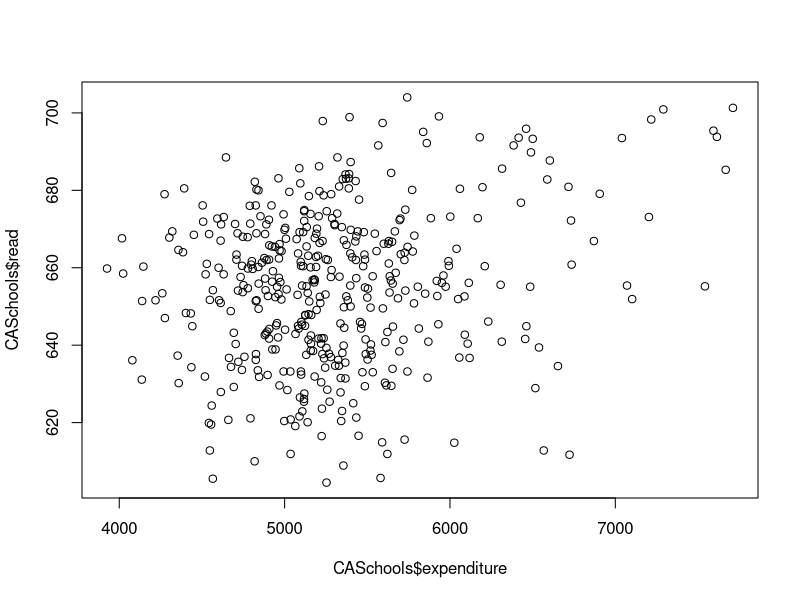
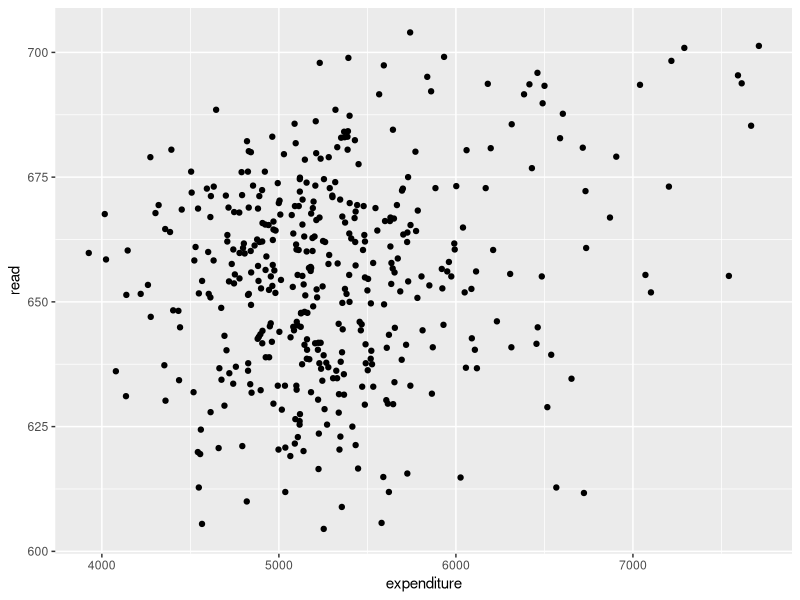
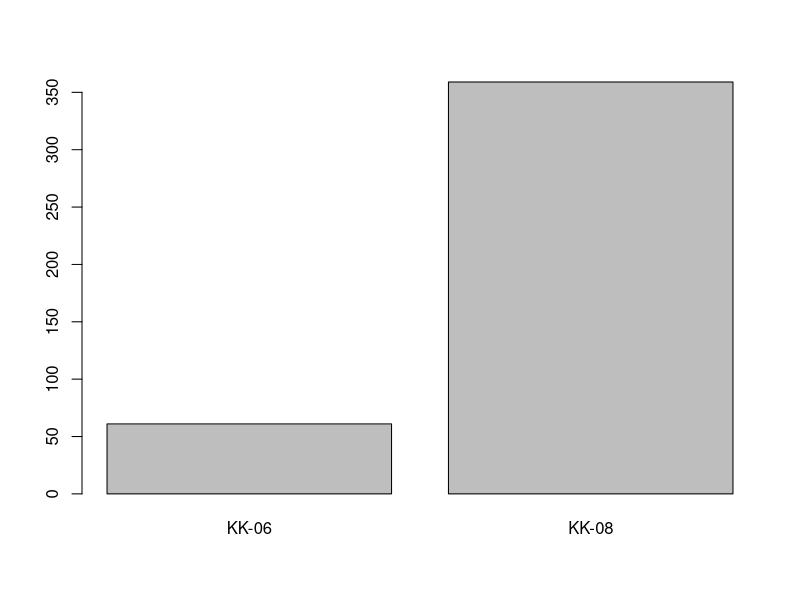
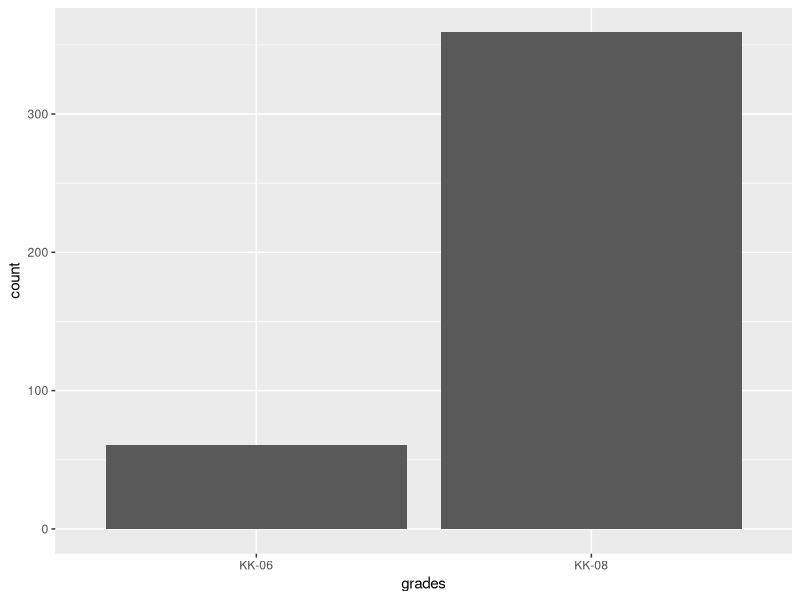
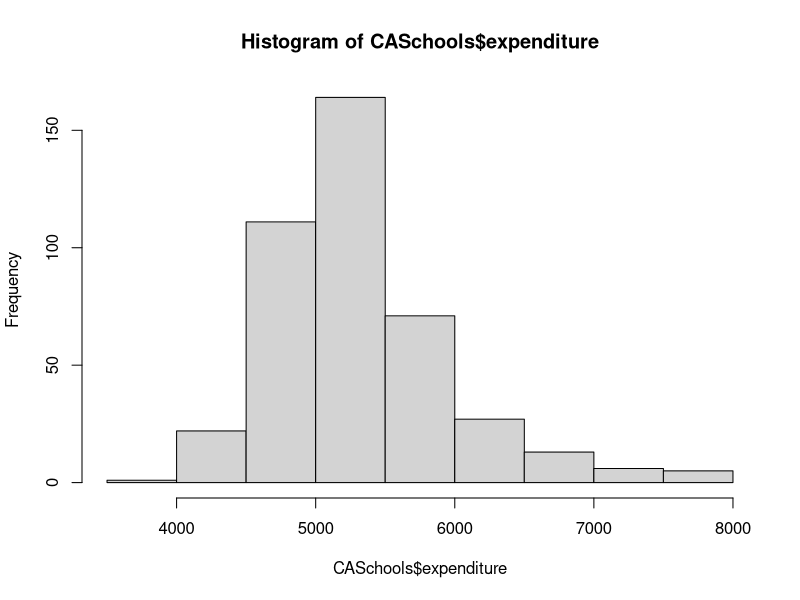
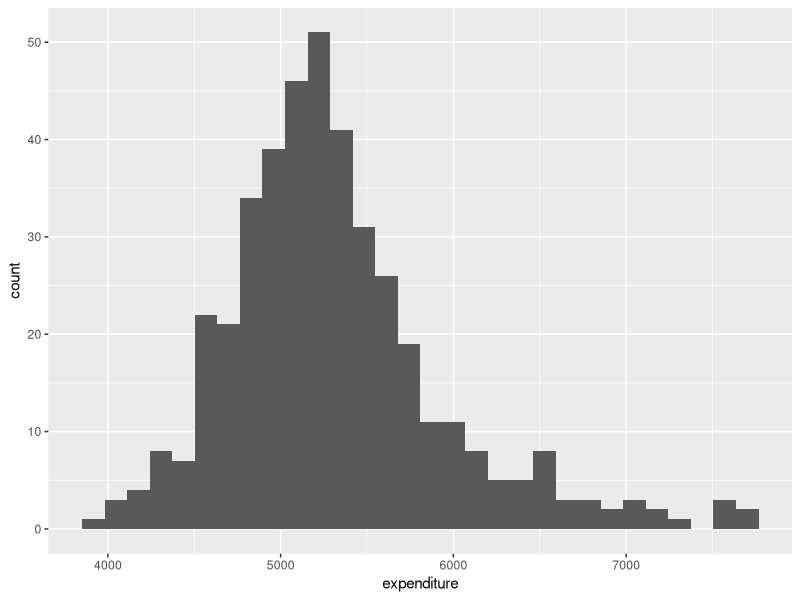
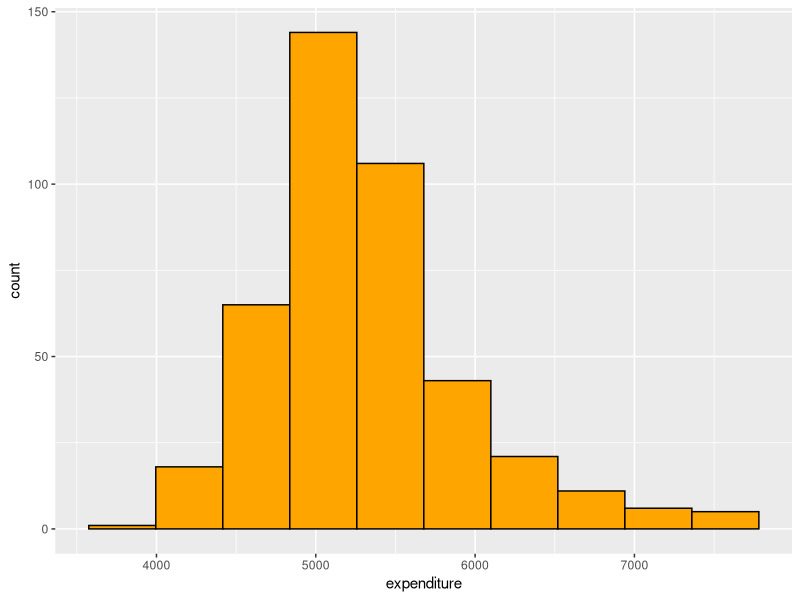
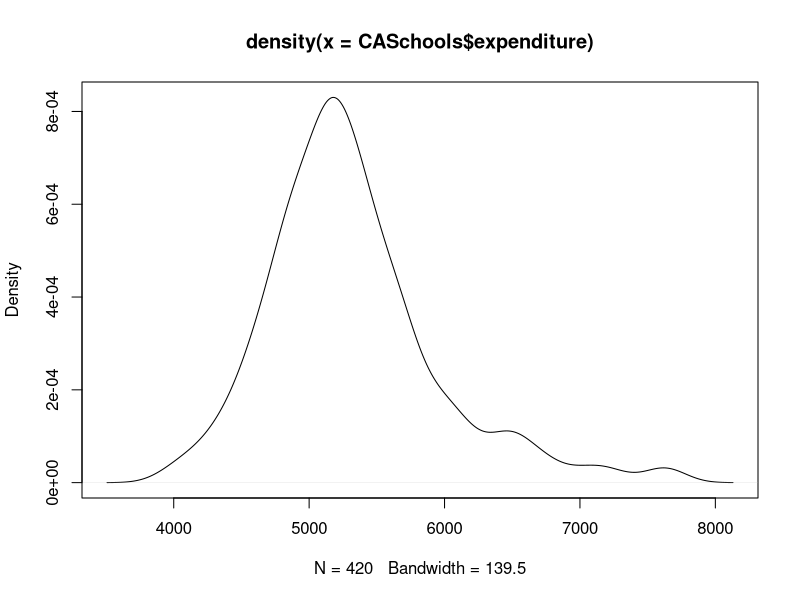

Reproduce these figures in R, in order.
## ---- chunk 1
# Executable code
3+4
## ---- chunk 2
library(ggplot2)
## ---- chunk 3
# This code block stores the values
# 10 in x and 15 in y.
# Try running this code! 
x <- 10
y <- 15
## ---- chunk 4
# Now trying adding x to y. Run your code.

# By the way, this is a comment! Anything prefaced by
# the # symbol in an R code chunk won't be treated as code.
## ---- chunk 5
library(AER)
## ---- chunk 6
#| echo: false
?CASchools
## ---- chunk 7
data(CASchools)
## ---- chunk 8
plot(CASchools$expenditure, CASchools$read)
## ---- chunk 9
ggplot(data = CASchools, aes(x = expenditure, y = read)) + 
  geom_point()
## ---- chunk 10

## ---- chunk 11
# Your code goes here...
## ---- chunk 12
barplot(table(CASchools$grades))
## ---- chunk 13
ggplot(data = CASchools, aes(x = grades)) + 
  geom_bar()
## ---- chunk 14
# Your code goes here...
## ---- chunk 15
# Your code goes here...
## ---- chunk 16
hist(CASchools$expenditure)
## ---- chunk 17
ggplot(data = CASchools, aes(x = expenditure)) + 
  geom_histogram()
## ---- chunk 18
ggplot(data = CASchools, aes(x = expenditure)) + 
  geom_histogram(bins = 10, color = "black", fill = "orange")
## ---- chunk 19
# Your code goes here...
## ---- chunk 20
# Your code goes here...
## ---- chunk 21
plot(density(CASchools$expenditure))
## ---- chunk 22
ggplot(data = CASchools, aes(x = expenditure)) + 
  geom_density()
## ---- chunk 23
# Your code goes here...
## ---- chunk 24
# Your code goes here...
## ---- chunk 25
boxplot(CASchools$expenditure)
## ---- chunk 26
ggplot(data = CASchools, aes(y = expenditure)) + 
  geom_boxplot()
## ---- chunk 27
plot(CASchools$grades, CASchools$expenditure)
## ---- chunk 28
ggplot(data = CASchools, aes(x = grades, y = expenditure)) + 
  geom_boxplot()
## ---- chunk 29
ggplot(data = CASchools, aes(x = grades, y = expenditure)) + 
  geom_boxplot(aes(color = grades))
## ---- chunk 30
ggplot(data = CASchools, aes(x = grades, y = expenditure)) + 
  geom_boxplot(color = "red")
## ---- chunk 31
# Your code goes here...
## ---- chunk 32
# Your code goes here...
